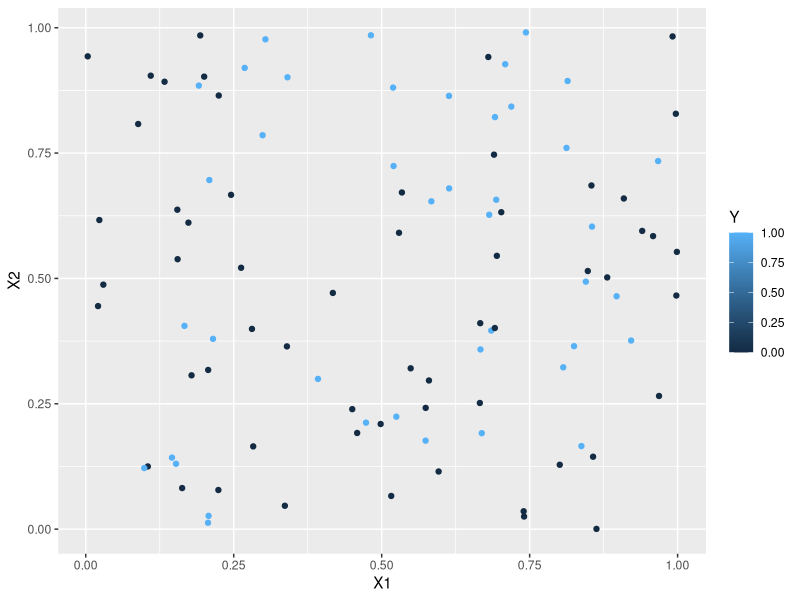
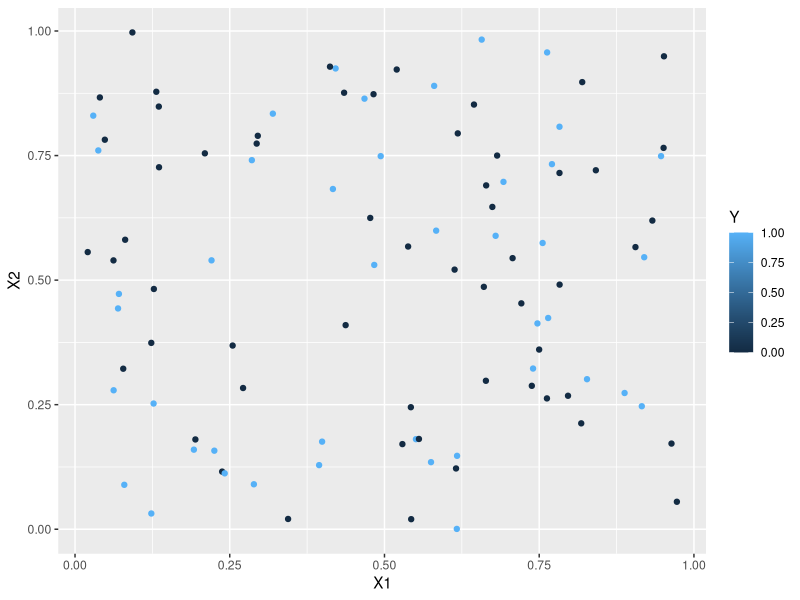
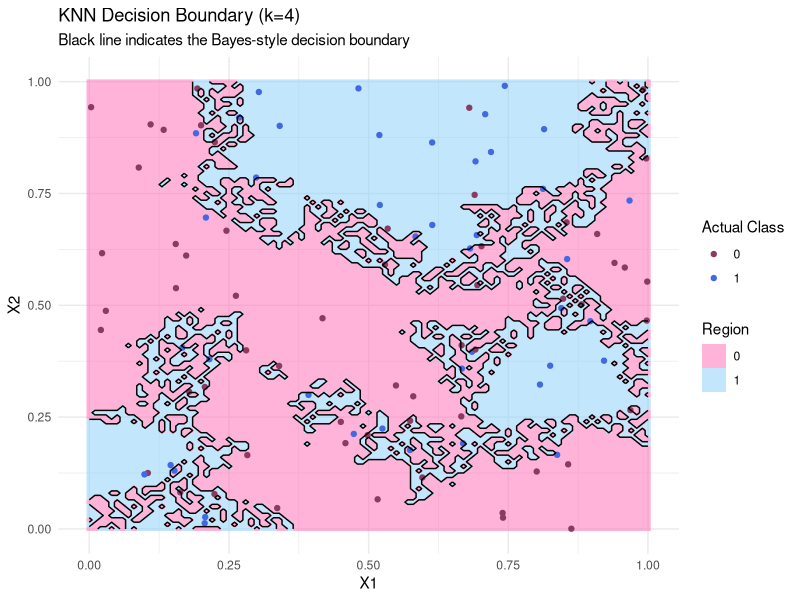
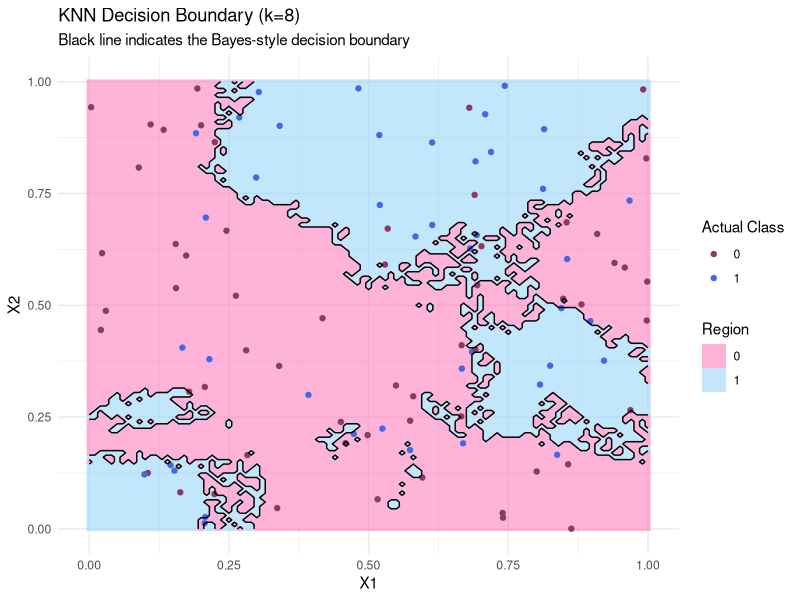

Write R code to recreate these figures, in order.
## ---- chunk 1
library(class)
library(tidyverse)
## ---- chunk 2
#Generative model
set.seed(116) #setting a random seed so that we can reproduce everything exactly if we want to

generate_y <- function(x1,x2) { #two input parameters to generate the output y
  logit <- x1 -2*x2 -2*x1^2 + x2^2 + 3*x1*x2
  p <- exp(logit)/(1+exp(logit)) #apply the inverse logit function
  y <- rbinom(1,1,p) #y becomes a 0 (with prob 1-p) or a 1 with probability p
}
## ---- chunk 3
# Generate a dataset with 100 points
set.seed(116)
n = 100
X1 <- runif(n,0,1)
X2 <- runif(n,0,1)

#I'm going to use a for loop to generate 100 y's
Y <- rep(0,n) #initializing my Y to be a vector of 0's
for (i in 1:n) {
  Y[i] <- generate_y(X1[i],X2[i])
}

sum(Y) #How many 0's and 1's were predicted? In this training set, 42% were 1's. However, almost 48% are 1's when n is large. That's quite close to 50/50 so we shouldn't have issues with "imbalance," which is something we'll learn about later in the semester.

training <- cbind(X1,X2,Y) #combining all of my variables into a training dataset
ggplot(data=training, aes(x=X1, y=X2, color=Y)) +
  geom_point()
## ---- chunk 4
# Create the training dataset as above using seed=116
# Create a testing dataset using seed=121

set.seed(121)
n = 100
X1 <- runif(n,0,1)
X2 <- runif(n,0,1)

#I'm going to use a for loop to generate 100 y's
Y <- rep(0,n) #initializing my Y to be a vector of 0's
for (i in 1:n) {
  Y[i] <- generate_y(X1[i],X2[i])
}

sum(Y) #43 1's, which is much closer to the 51.5% true rate
testing <- cbind(X1,X2,Y)

#Let's plot the test set. Does it look like the training set? Yeah, looks similar.
ggplot(data=testing, aes(x=X1, y=X2, color=Y)) +
  geom_point()
## ---- chunk 5
    train_X <- training[,1:2]
    test_X  <- testing[,1:2]
    train_Y <- training[,3]


    KNN_k4 <- knn(train = train_X, test = test_X, cl = train_Y, k = 4)
    KNN_k8 <- knn(train = train_X, test = test_X, cl = train_Y, k = 8)

## ---- chunk 6
    true_Y <- testing[,3]

    misclass_rate <- function(predictions, test.truth) { #Given the model predictions and the true classifications
      1-(sum(predictions==test.truth)/length(predictions))
    }

    misclass_rate(KNN_k4, true_Y)
    misclass_rate(KNN_k8, true_Y)
## ---- chunk 7
    # 1. Setup the Grid correctly
    # Ensure the grid names match your training column names (X1, X2)
    testing.grid <- expand.grid(X1 = seq(0, 1, by = .01), 
                                X2 = seq(0, 1, by = .01))

    # 2. Run KNN on the grid
    # We convert the output to numeric so geom_contour can read it
    predicted.grid.4 <- knn(train = train_X, 
                          test = testing.grid, 
                          cl = train_Y, 
                          k = 4)
    predicted.grid.8 <- knn(train = train_X, 
                            test = testing.grid,
                            cl = train_Y,
                            k = 8)

    # 3. Combine grid coordinates with predictions
    predicted.gridxy.4 <- testing.grid
    predicted.gridxy.4$Y <- as.numeric(predicted.grid.4) -1  

    predicted.gridxy.8 <- testing.grid
    predicted.gridxy.8$Y <- as.numeric(predicted.grid.8) -1


    # Plotting K=4
    ggplot() +
      # Background: Show the decision regions
      geom_raster(data = predicted.gridxy.4, aes(x = X1, y = X2, fill = as.factor(Y)), alpha = 0.5) +
      # The Boundary: The contour line where Y changes
      geom_contour(data = predicted.gridxy.4, aes(x = X1, y = X2, z = Y), 
                   breaks = 1.5, color = "black", size = 0.5) +
      # The actual data points
      geom_point(data = training, aes(x = X1, y = X2, color = as.factor(Y))) +
      scale_fill_manual(values = c("hotpink", "lightskyblue"), name = "Region") +
      scale_color_manual(values = c("hotpink4", "royalblue"), name = "Actual Class") +
      labs(title = "KNN Decision Boundary (k=4)",
           subtitle = "Black line indicates the Bayes-style decision boundary") +
       geom_contour(data = predicted.gridxy.4, aes(x = X1, y = X2, z = Y +1),  
                   breaks = 1.5, color = "black", size = 0.5) + # Add 1 to Y to make the contours actually plot. I don't know why the black boundary won't plot if z is 0 or 1.
    theme_minimal()

    #Plotting K=8
    ggplot() +
      # Background: Show the decision regions
      geom_raster(data = predicted.gridxy.8, aes(x = X1, y = X2, fill = as.factor(Y)), alpha = 0.5) +
      # The Boundary: The contour line where Y changes
      geom_contour(data = predicted.gridxy.8, aes(x = X1, y = X2, z = Y), 
                   breaks = 1.5, color = "black", size = 0.5) +
      # The actual data points
      geom_point(data = training, aes(x = X1, y = X2, color = as.factor(Y))) +
      scale_fill_manual(values = c("hotpink", "lightskyblue"), name = "Region") +
      scale_color_manual(values = c("hotpink4", "royalblue"), name = "Actual Class") +
      labs(title = "KNN Decision Boundary (k=8)",
           subtitle = "Black line indicates the Bayes-style decision boundary") +
       geom_contour(data = predicted.gridxy.8, aes(x = X1, y = X2, z = Y +1),  
                   breaks = 1.5, color = "black", size = 0.5) + # Add 1 to Y to make the contours actually plot. I don't know why the black boundary won't plot if z is 0 or 1.
    theme_minimal()



